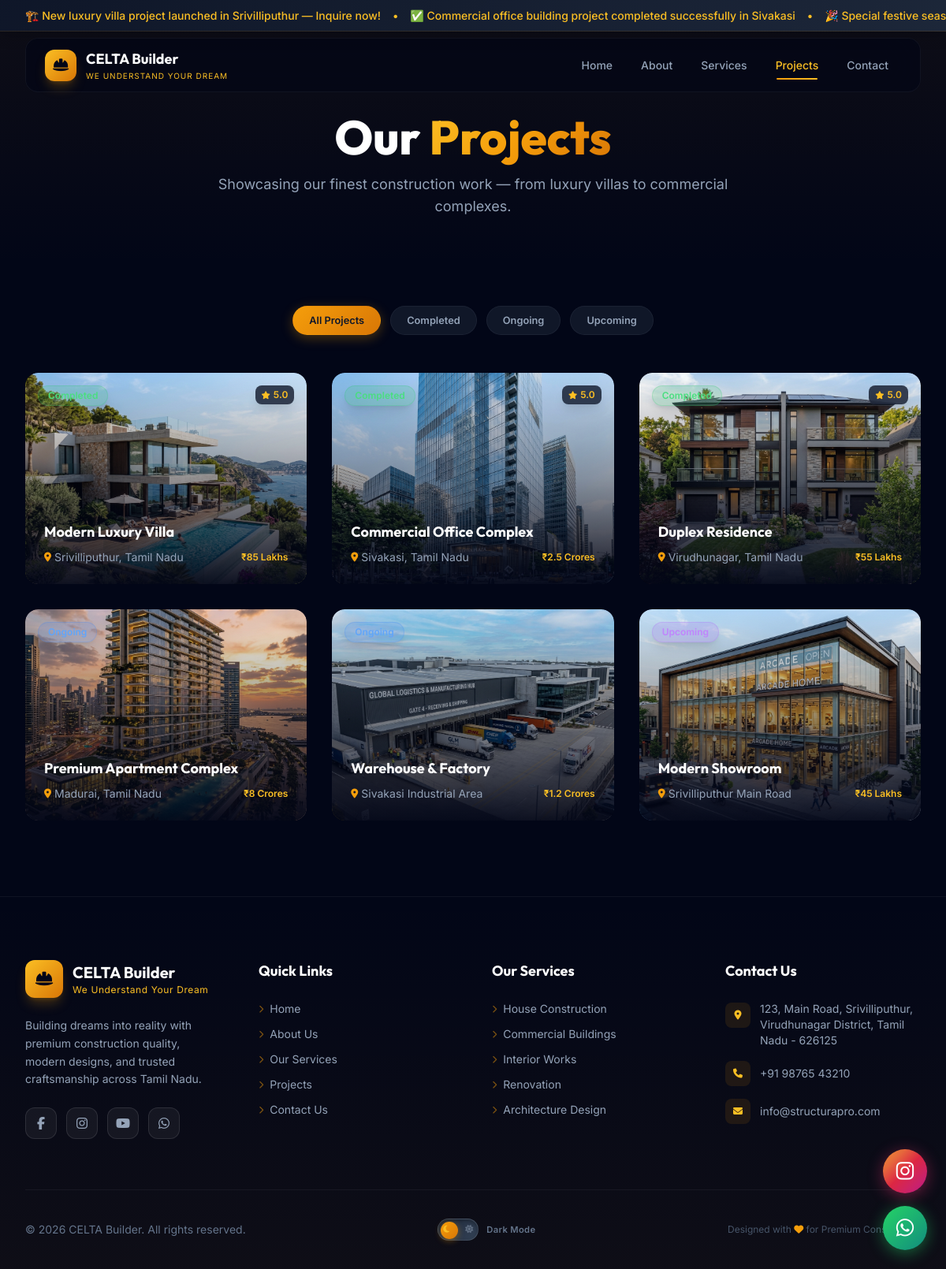
The app's page /projects.php with its own data.
### tables this page shows
CREATE TABLE IF NOT EXISTS projects (
    id INT AUTO_INCREMENT PRIMARY KEY,
    title VARCHAR(255) NOT NULL,
    slug VARCHAR(255) NOT NULL UNIQUE,
    client_name VARCHAR(150) DEFAULT NULL,
    location VARCHAR(255) DEFAULT NULL,
    budget VARCHAR(100) DEFAULT NULL,
    square_feet VARCHAR(100) DEFAULT NULL,
    status ENUM('ongoing','completed','upcoming','on_hold') DEFAULT 'upcoming',
    description TEXT,
    testimonial TEXT,
    rating INT DEFAULT 5,
    video VARCHAR(500) DEFAULT NULL,
    start_date DATE DEFAULT NULL,
    end_date DATE DEFAULT NULL,
    featured TINYINT(1) DEFAULT 0,
    created_at TIMESTAMP DEFAULT CURRENT_TIMESTAMP
);

### includes/db.php (called while the page is built, shortened)
<?php
function sanitize($data) {
    return htmlspecialchars(strip_tags(trim($data)), ENT_QUOTES, 'UTF-8');
}
?>

### projects.php (the view, shortened to what this page needs)
<?php
require_once __DIR__ . '/includes/db.php';
$projectsStmt = $pdo->query("SELECT p.*, (SELECT image FROM project_images WHERE project_id = p.id ORDER BY sort_order ASC LIMIT 1) as thumbnail FROM projects p ORDER BY p.created_at DESC");
$projects = $projectsStmt->fetchAll();
include __DIR__ . '/includes/header.php';
include __DIR__ . '/includes/navbar.php';
?>
<section class="pt-32 pb-16 relative overflow-hidden">
    <div class="absolute inset-0 bg-gradient-to-b from-primary-500/5 to-transparent"></div>
    <div class="max-w-7xl mx-auto px-4 sm:px-6 lg:px-8 relative">
        <div class="text-center" data-aos="fade-up">
            <h1 class="section-title text-4xl sm:text-5xl md:text-6xl text-white mt-4 mb-4">
                Our <span class="gradient-text">Projects</span>
            </h1>
            <p class="text-dark-400 max-w-2xl mx-auto text-lg">Showcasing our finest construction work — from luxury villas to commercial complexes.</p>
        </div>
    </div>
</section>
<section class="py-12 pb-24">
    <div class="max-w-7xl mx-auto px-4 sm:px-6 lg:px-8">
        <div class="flex flex-wrap justify-center gap-3 mb-12" data-aos="fade-up">
            <button class="filter-btn active" data-filter="all">All Projects</button>
            <button class="filter-btn" data-filter="completed">Completed</button>
            <button class="filter-btn" data-filter="ongoing">Ongoing</button>
            <button class="filter-btn" data-filter="upcoming">Upcoming</button>
        </div>
        <div class="grid grid-cols-1 md:grid-cols-2 lg:grid-cols-3 gap-8">
            <?php foreach($projects as $i => $project): ?>
            <div class="project-filter-item" data-status="<?= $project['status'] ?>" data-aos="fade-up" data-aos-delay="<?= ($i % 3) * 100 ?>">
                <a href="<?= SITE_URL ?>/project-detail.php?slug=<?= urlencode($project['slug']) ?>" class="block project-card group">
                    <div class="aspect-[4/3] overflow-hidden rounded-2xl relative">
                        <?php if ($project['thumbnail']):
                            $ext = strtolower(pathinfo($project['thumbnail'], PATHINFO_EXTENSION));
                            $isVideo = in_array($ext, ['mp4', 'webm', 'mov']);
                        ?>
                            <?php if($isVideo): ?>
                                <video src="<?= UPLOAD_URL ?>projects/<?= sanitize($project['thumbnail']) ?>" class="w-full h-full object-cover project-image" muted autoplay loop playsinline></video>
                            <?php else: ?>
                                <img src="<?= UPLOAD_URL ?>projects/<?= sanitize($project['thumbnail']) ?>" alt="<?= sanitize($project['title']) ?>" class="w-full h-full object-cover project-image">
                            <?php endif; ?>
                        <?php else: ?>
                            <div class="w-full h-full bg-gradient-to-br from-dark-800 to-dark-900 flex items-center justify-center project-image">
                                <i class="fa-solid fa-building text-5xl text-dark-600"></i>
                            </div>
                        <?php endif; ?>
                        <div class="project-overlay"></div>
                        <div class="absolute top-4 left-4 right-4 flex items-start justify-between gap-2 pointer-events-none z-10">
                            <span class="badge-<?= $project['status'] ?> text-xs font-semibold px-3 py-1 rounded-full shadow-lg">
                            </span>
                            <?php if ($project['rating'] > 0): ?>
                            <span class="bg-dark-900/80 backdrop-blur text-primary-400 text-xs font-semibold px-2 py-1 rounded-lg flex items-center gap-1 shadow-lg">
                            </span>
                            <?php endif; ?>
                        </div>
                        <div class="absolute bottom-0 left-0 right-0 p-6">
                            <h3 class="font-heading font-bold text-white text-lg mb-2 group-hover:text-primary-400 transition-colors"><?= sanitize($project['title']) ?></h3>
                            <div class="flex items-center justify-between">
                                <p class="text-dark-400 text-sm flex items-center gap-1">
                                    <i class="fa-solid fa-location-dot text-primary-500 text-xs"></i>
                                    <?= sanitize($project['location']) ?>
                                </p>
                                <?php if ($project['budget']): ?>
                                <span class="text-primary-400 text-xs font-semibold"><?= sanitize($project['budget']) ?></span>
                                <?php endif; ?>
                            </div>
                        </div>
                    </div>
                </a>
            </div>
            <?php endforeach; ?>
        </div>
    </div>
</section>
<?php include __DIR__ . '/includes/footer.php'; ?>

### records on screen
projects: shows a picture, title "Modern Luxury Villa", location "Srivilliputhur, Tamil Nadu", budget "₹85 Lakhs"
projects: shows a picture, title "Commercial Office Complex", location "Sivakasi, Tamil Nadu", budget "₹2.5 Crores"
projects: shows a picture, title "Duplex Residence", location "Virudhunagar, Tamil Nadu", budget "₹55 Lakhs"
projects: shows a picture, title "Premium Apartment Complex", location "Madurai, Tamil Nadu", budget "₹8 Crores"
projects: shows a picture, title "Warehouse & Factory", location "Sivakasi Industrial Area", budget "₹1.2 Crores"
projects: shows a picture, title "Modern Showroom", location "Srivilliputhur Main Road", budget "₹45 Lakhs"

### other values on screen
$notifString "🏗️ New luxury villa project launched in Srivilliputhur — Inquire now! • ✅ Commercial office building project completed successfully in Sivakasi • 🎉 Special festive…"
SITE_NAME "CELTA Builder"
SITE_ADDRESS "123, Main Road, Srivilliputhur, Virudhunagar District, Tamil Nadu - 626125"
SITE_PHONE "+91 98765 43210"
SITE_EMAIL "info@structurapro.com"
